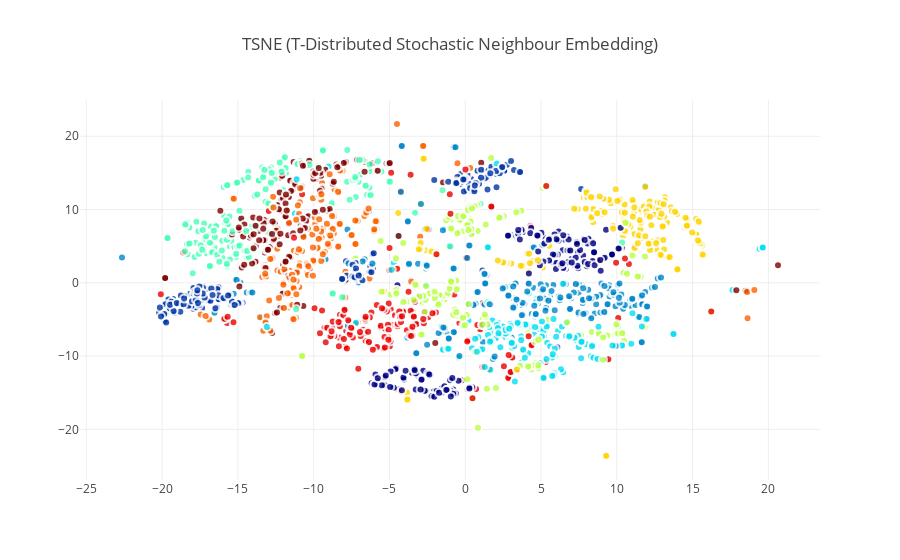

Write notebook code for a chart like this one.
### Markdown cell above
Having invoked the t-SNE algorithm by simply calling *TSNE()* we fit the digit data to the model and reduce its dimensions with *fit_transform*. Finally let's plot the first two components in the new feature space in a scatter plot

### Code cell
traceTSNE = go.Scatter(
    x = tsne_results[:,0],
    y = tsne_results[:,1],
    name = Target,
     hoveron = Target,
    mode = 'markers',
    text = Target,
    showlegend = True,
    marker = dict(
        size = 8,
        color = Target,
        colorscale ='Jet',
        showscale = False,
        line = dict(
            width = 2,
            color = 'rgb(255, 255, 255)'
        ),
        opacity = 0.8
    )
)
data = [traceTSNE]

layout = dict(title = 'TSNE (T-Distributed Stochastic Neighbour Embedding)',
              hovermode= 'closest',
              yaxis = dict(zeroline = False),
              xaxis = dict(zeroline = False),
              showlegend= False,

             )

fig = dict(data=data, layout=layout)
py.iplot(fig, filename='styled-scatter')

### Figure 1 — Plotly figure (JSON) as saved in the notebook; plotly's stock layout.template omitted (floating-point values rounded to 4 significant figures; data arrays with more than 128 entries replaced by an {"elided": "..."} marker saying what was removed)
{"data": [{"hoveron": {"elided": "2000 int values"}, "marker": {"color": {"elided": "2000 int values"}, "colorscale": "Jet", "line": {"color": "rgb(255, 255, 255)", "width": 2}, "opacity": 0.8, "showscale": false, "size": 8}, "mode": "markers", "name": {"elided": "2000 int values"}, "showlegend": true, "text": {"elided": "2000 int values"}, "type": "scatter", "x": {"elided": "2000 float values"}, "y": {"elided": "2000 float values"}}], "layout": {"hovermode": "closest", "showlegend": false, "title": "TSNE (T-Distributed Stochastic Neighbour Embedding)", "xaxis": {"zeroline": false}, "yaxis": {"zeroline": false}}}
